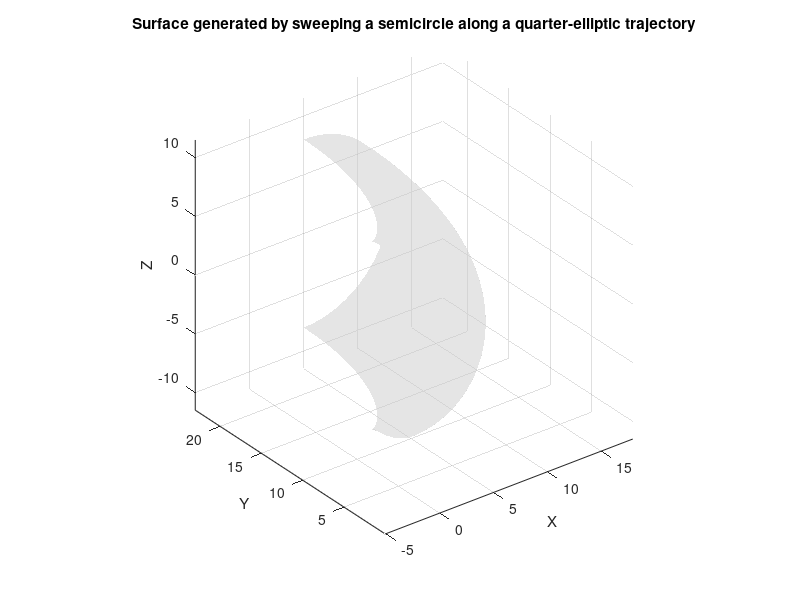

MATLAB code to generate this figure:
r = 8;
a = 13; b = 23;
u_vals = linspace(0, pi/2, 100);
theta_vals = linspace(-pi/2, pi/2, 50);

[X, Y, Z] = deal(zeros(length(theta_vals), length(u_vals)));

for j = 1:length(u_vals)
    u = u_vals(j);

    c = [a*sin(u); b*(1 - cos(u)); 0];

    dc = [a*cos(u); b*sin(u); 0];
    t_hat = dc / norm(dc);

    if abs(dot(t_hat, [0;0;1])) < 0.99
        v = [0; 0; 1];
    else
        v = [0; 1; 0];
    end
    n1 = cross(t_hat, v); n1 = n1 / norm(n1);
    n2 = cross(t_hat, n1);

    for i = 1:length(theta_vals)
        theta = theta_vals(i);
        pt = c - r * n1 + r*cos(theta)*n1 + r*sin(theta)*n2;
        X(i,j) = pt(1); Y(i,j) = pt(2); Z(i,j) = pt(3);
    end
end

figure;
surf_handle = surf(X, Y, Z, ...
    'EdgeColor', 'none', ...
    'FaceColor', [0.8 0.8 0.8], ...
    'FaceAlpha', 0.5);

axis equal;
xlabel('X'); ylabel('Y'); zlabel('Z');
title('Surface generated by sweeping a semicircle along a quarter-elliptic trajectory');
view(3)

grid on;
